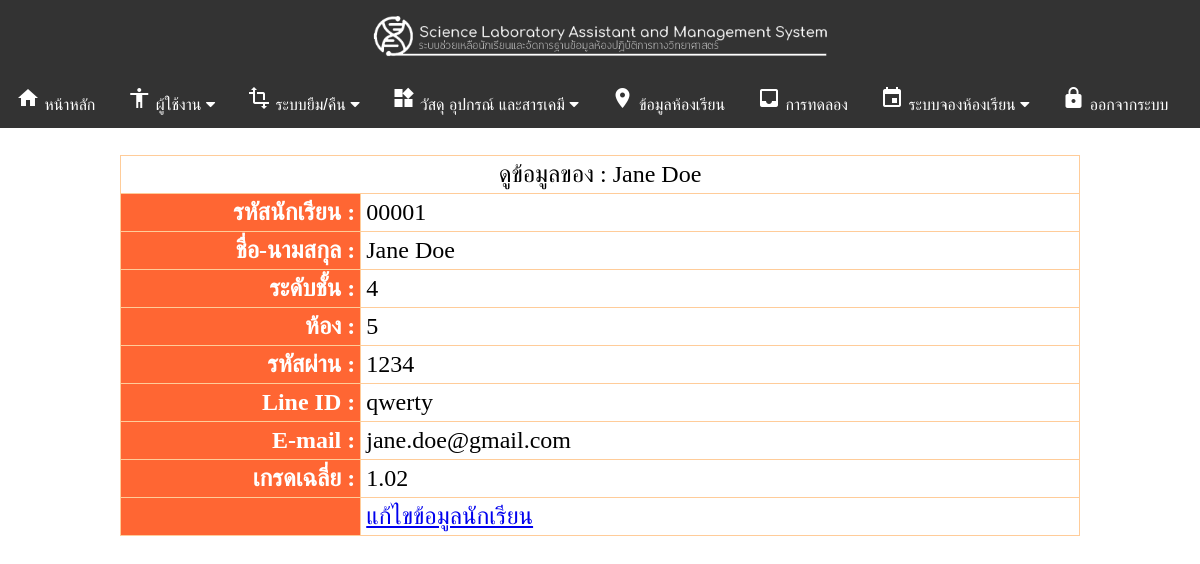
Screenshot of /lab/admin/detail_std.php?id=00001 (signed in) with the database file from the repository.
### tables this page shows
CREATE TABLE `student` (
  `std_id` varchar(5) NOT NULL,
  `std_pass` varchar(20) DEFAULT NULL,
  `std_name` varchar(50) DEFAULT NULL,
  `std_level` varchar(1) DEFAULT NULL,
  `std_room` varchar(1) DEFAULT NULL,
  `std_line` varchar(50) DEFAULT NULL,
  `std_email` varchar(60) DEFAULT NULL,
  `std_grade` float NOT NULL
);

### lab/admin/detail_std.php (the view)
<? include "../conn_db.php";
include "header.php";
?><br>
<?
$sql="SELECT * FROM student WHERE std_id = '$_GET[id]'";
$query=mysql_query($sql);
$data=mysql_fetch_assoc($query);
$id=$_GET[id]
?>
<table align="center" width="80%" border="0" cellpadding="5" cellspacing="1" class="form_table">
<tr align="center">
<td colspan="2">
ดูข้อมูลของ : <?=$data[std_name]?>
</td>
</tr>
<tr align="left">
	<th width="25%" align="right">รหัสนักเรียน :</th>
	<td ><?=$data[std_id]?></td>
</tr>
<tr align="left">
	<th width="25%" align="right">ชื่อ-นามสกุล :</th>
	<td ><?=$data[std_name]?></td>
</tr>
<tr>
	<th align="right">ระดับชั้น :</th>
	<td align="left"><?=$data[std_level]?></td>
</tr>
<tr>
	<th align="right">ห้อง :</th>
	<td align="left"><?=$data[std_room]?></td>
</tr>
<tr>
	<th align="right">รหัสผ่าน :</th>
	<td align="left"><?=$data[std_pass]?></td>
</tr>
<tr>
	<th align="right" valign="top">Line ID :</th>
	<td align="left"><?=$data[std_line]?></td>
</tr>
<tr>
	<th align="right">E-mail :</th>
	<td align="left"><?=$data[std_email]?></td>
</tr>
<tr>
  <th align="right">เกรดเฉลี่ย :</th>
  <td align="left"><?=$data[std_grade]?></td>
</tr>
<tr>
	<th align="right">&nbsp;</th>
	<td align="left"><a href="edit_student.php?id=<?=$id?>&act=edit">แก้ไขข้อมูลนักเรียน</a></td>
</tr>
</table>
</body>
</html>

### lab/admin/css/table.css (style rules this page uses)
.form_table { BACKGROUND-COLOR: #FFCC99 }
.form_table TH { BACKGROUND-COLOR: #FF6633; COLOR: #ffffff }
.form_table TD { BACKGROUND-COLOR: #ffffff }

### lab/admin/css/menu.css (style rules this page uses)
body { font-family:Circular; font-size:24px; }

### rows the page displays
student: std_name "Jane Doe", std_id "00001", std_level "4", std_room "5", std_pass "1234", std_line "qwerty", std_email "jane.doe@gmail.com", std_grade "1.02"
